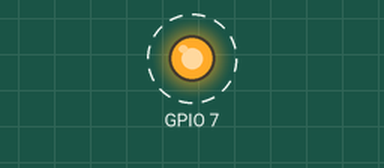
The program below on a simulated Raspberry Pi (BCM pin numbers). Parts: output pins drawn as LEDs (lit = HIGH). Dashed ring = blinking.

Above: at 0.5 s.
Timing chart, 0 to 4.6 s (numbered marks = the images above):
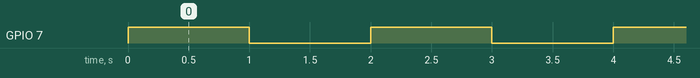

The program:

led_blink.py
```python
# This program will Blink the LED connected to GPIO 7.
import RPi.GPIO as GPIO            # import RPi.GPIO module
from time import sleep             # lets us have a delay
GPIO.setmode(GPIO.BCM)             # choose BCM or BOARD
GPIO.setup(7, GPIO.OUT)            # set GPIO7 as an output

try:
    while True:
        GPIO.output(7, 1)          # set GPIO7 to 1/GPIO.HIGH/True
        sleep(1)                   # wait a second
        GPIO.output(7, 0)          # set GPIO7 to 0/GPIO.LOW/False
        sleep(1)                   # wait a second

except KeyboardInterrupt:          # trap a CTRL+C keyboard interrupt
    GPIO.cleanup()                 # resets all GPIO ports used by this program
```

Measured:
- by itself, GPIO 7: alternates HIGH for 1.0 s and LOW for 1.0 s
